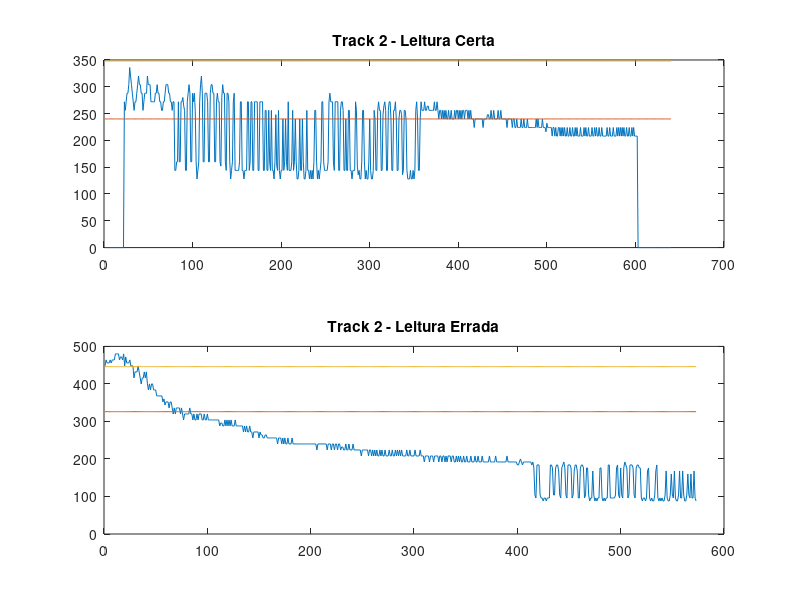
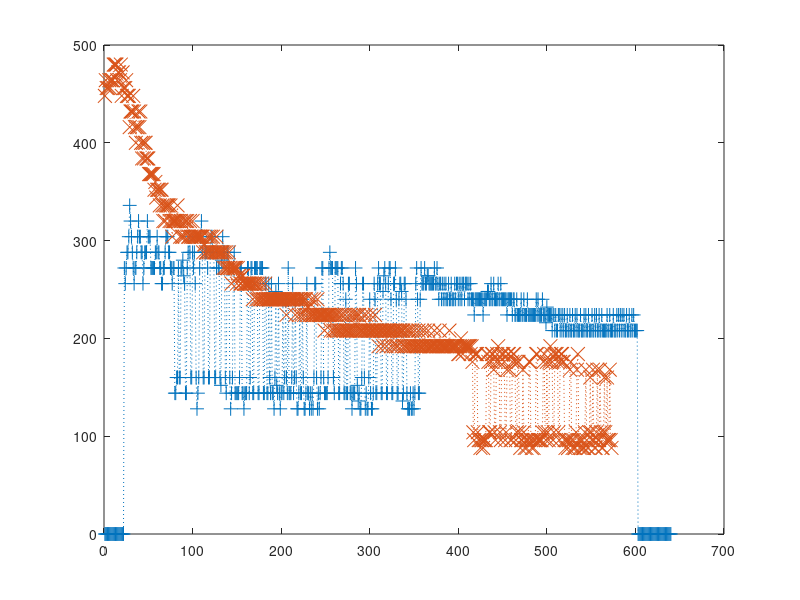

Reproduce these figures in MATLAB, in order.
clear
track2errado = csvread('track2errado_4.txt');
track2certo = csvread('track2certo.txt');
thr_dn_crt(1:640,1) = 240;
thr_up_crt(1:640,1) = 348;
thr_dn_err(1:573,1) = 326;
thr_up_err(1:573,1) = 446;
for i = 1:573
  track2errado_inv(i,:) = ( bitand(track2errado(i),511) * 8 );
endfor

for i = 1:640
  track2certo_corr(i,:) = ( bitand(track2certo(i),511) * 8 );
endfor

figure
subplot(2,1,1)
plot(1:640,track2certo_corr, 1:640, thr_dn_crt, 1:640, thr_up_crt)
title("Track 2 - Leitura Certa")
subplot(2,1,2)
plot(1:573,track2errado_inv, 1:573, thr_dn_err, 1:573, thr_up_err)
title("Track 2 - Leitura Errada")

figure
plot(1:640,track2certo_corr, ":+", "markersize", 10, 1:573, track2errado_inv, "-:x", "markersize", 10)